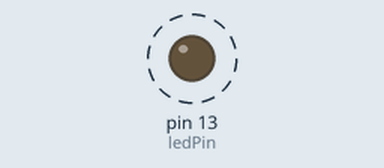
Recording of a sketch running on a simulated Arduino Uno, built with avr-gcc and run on an emulated ATmega328P. Shown: output pins drawn as LEDs (lit = HIGH). Dashed ring = blinking. What the sketch prints to the serial monitor is not drawn.

Above: at 0.5 s.
Timing chart, 0 to 4.6 s (numbered marks = the images above):
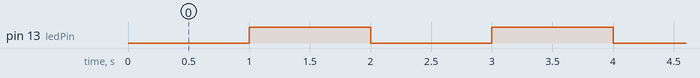

The sketch:

blink_test.ino
```cpp
/*
 * Bab 1: IoT Basic - Blink Test
 * Pusat Studi Multimedia & Robotika (PSMURO) Universitas Gunadarma
 *
 * Deskripsi:
 * Program sederhana untuk menguji fungsionalitas dasar microcontoller (Arduino/WeMos)
 * dengan mengedipkan LED internal (LED_BUILTIN) secara berkala.
 */

// Konstanta pin LED (menggunakan LED_BUILTIN bawaan board)
const int ledPin = LED_BUILTIN;

void setup() {
  // Menginisialisasi pin LED sebagai OUTPUT
  pinMode(ledPin, OUTPUT);

  // Memulai komunikasi serial untuk debugging (opsional)
  Serial.begin(115200);
  Serial.println("Blink Test Dimulai!");
}

void loop() {
  // Menyalakan LED (Catatan: Pada beberapa board seperti ESP8266, LOW berarti menyala)
  digitalWrite(ledPin, LOW);
  Serial.println("LED Menyala (LOW)");
  delay(1000); // Tunggu selama 1 detik

  // Mematikan LED (HIGH berarti mati pada active-low LED)
  digitalWrite(ledPin, HIGH);
  Serial.println("LED Mati (HIGH)");
  delay(1000); // Tunggu selama 1 detik
}
```

Measured:
- by itself, pin 13 (ledPin): alternates HIGH for 1.0 s and LOW for 1.0 s
